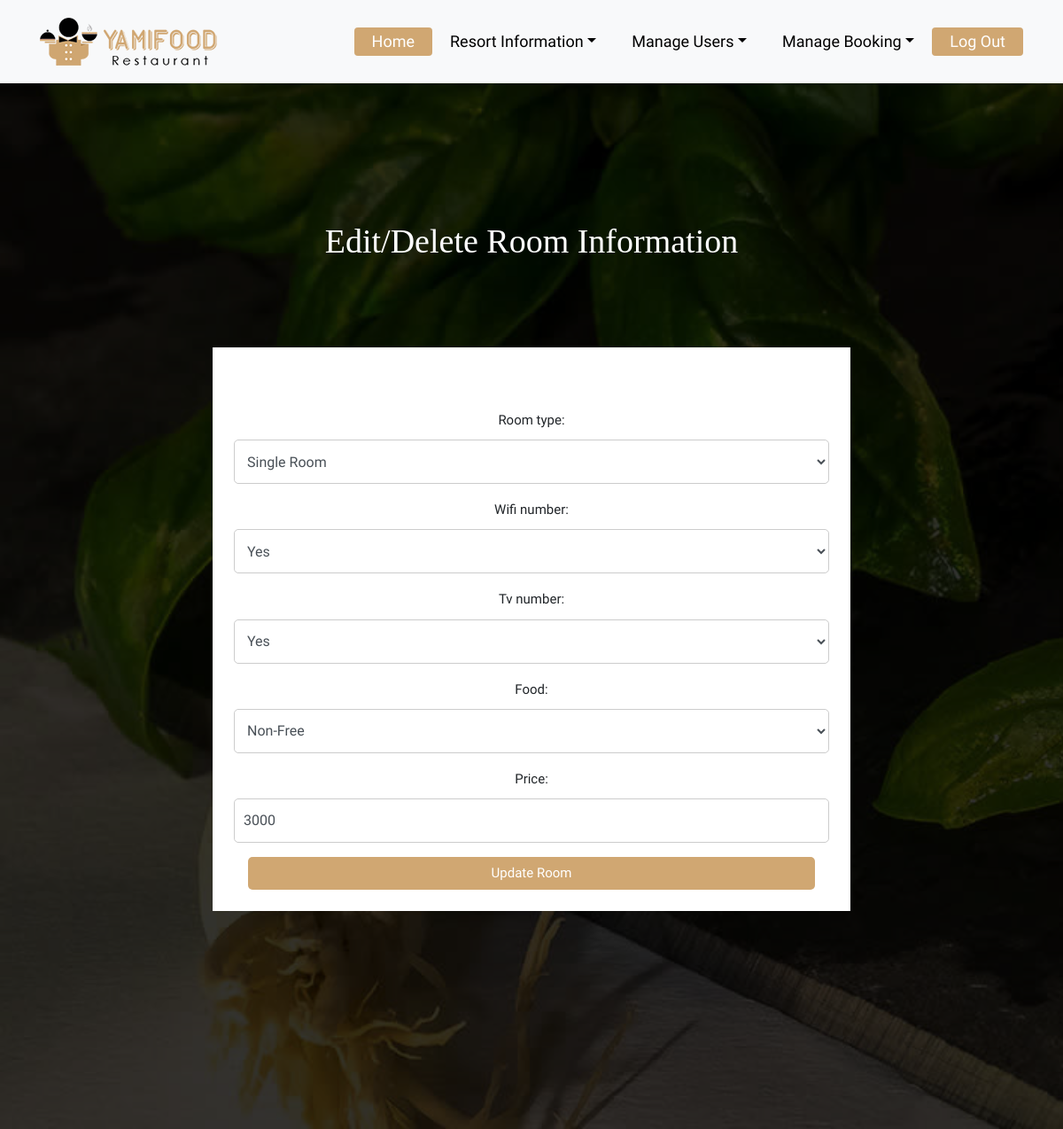
The page /room/edit/1/ on the database its author committed.
### home/models.py (models this page shows)
class room(models.Model):
    resort = models.ForeignKey(resort, related_name='rooms', on_delete=models.CASCADE)
    ROOM_CHOICES = [
        ('single room', 'Single Room'),
        ('double room', 'Double Room'),
        ('special room', 'Special Room'),
    ]
    room_type = models.CharField(max_length=100, choices=ROOM_CHOICES)
    WIFI_CHOICES = [
        ('YES', 'Yes'),
        ('NO', 'No'),
    ]
    wifi_number = models.CharField(max_length=100, choices=WIFI_CHOICES)
    TV_CHOICES = [
        ('YES', 'Yes'),
        ('NO', 'No'),
    ]
    tv_number = models.CharField(max_length=100, choices=TV_CHOICES)
    FOOD_CHOICES = [
        ('free', 'Free'),
        ('non-free', 'Non-Free'),
    ]
    food = models.CharField(max_length=100, choices=FOOD_CHOICES)
    price = models.IntegerField()

### home/views.py (the view)
# urls.py: path('room/edit/<int:room_id>/', views.room_update, name='edit_room'),
def room_update(request, room_id):
    room_instance = get_object_or_404(room, id=room_id)
    if request.method == 'POST':
        form = roomForm(request.POST, instance=room_instance)
        if form.is_valid():
            form.save()  # Save the updated room instance
            messages.success(request, 'Room updated successfully!')
            return redirect('room_list')  # Redirect to room list page
        else:
            print(form.errors)
    else:
        form = roomForm(instance=room_instance)
    return render(request, 'edit_room.html', {'form': form, 'room': room_instance})

### home/forms.py
class roomForm(forms.ModelForm):
    class Meta:
        model = room
        fields = ['room_type', 'wifi_number', 'tv_number', 'food', 'price']
        widgets = {
            'room_type': forms.Select(attrs={'class': 'form-control'}),
            'wifi_number': forms.Select(attrs={'class': 'form-control'}),
            'tv_number': forms.Select(attrs={'class': 'form-control'}),
            'food': forms.Select(attrs={'class': 'form-control'}),
            'price': forms.NumberInput(attrs={'class': 'form-control'}),
        }
        labels = {
            'resort_name': 'Name of Hotel',
        }

### templates/edit_room.html (shortened to what this page needs)
{% load static %}
<!DOCTYPE html>
<html lang="en">
<head>
    <link rel="stylesheet" href="{% static 'css/bootstrap.min.css' %}">
    <link rel="stylesheet" href="{% static 'css/style.css' %}">
    <link rel="stylesheet" href="{% static 'css/custom.css' %}">
</head>
<body>
    <header class="top-navbar">
        <nav class="navbar navbar-expand-lg navbar-light bg-light">
            <div class="container">
                <a class="navbar-brand" href="index.html">
                    <img src="{% static 'images/logo.png' %}" alt="" />
                </a>
                <div class="collapse navbar-collapse" id="navbars-rs-food">
                    <ul class="navbar-nav ml-auto">
                        <li class="nav-item active"><a class="nav-link" href="{% url 'resort_reg' %}">Home</a></li>
                        <li class="nav-item dropdown">
                            <a class="nav-link dropdown-toggle" href="#" id="dropdown-a" data-toggle="dropdown">Resort Information</a>
                        </li>
                        <li class="nav-item dropdown">
							<a class="nav-link dropdown-toggle" href="#" id="dropdown-a" data-toggle="dropdown">Manage Users</a>
						</li>
                        <li class="nav-item dropdown">
							<a class="nav-link dropdown-toggle" href="#" id="dropdown-a" data-toggle="dropdown">Manage Booking</a>
						</li>
                        <li class="nav-item active"><a class="nav-link" href="index.html">Log Out</a></li>
                    </ul>
                </div>
            </div>
        </nav>
    </header>
    <div class="all-page-title page-breadcrumb">
        <div class="container text-center">
            <div class="row">
                <div class="col-lg-12">
                    <h1>Edit/Delete Room Information</h1>
                </div>
            </div>
    <div class="container py-5">
        <div class="container py-5">
            <div class="row justify-content-center">
                <div class="col-lg-8 bg-white p-4">
                    <h1>Edit Room</h1>
<form method="POST">
    {{ form.as_p }}
    <button type="submit" class="btn-orange">Update Room</button>
</form>
                </div>
            </div>
        </div>
    </div>
    </div>
</body>
</html>

### static/css/style.css (style rules this page uses)
body { font-size: 15px; font-family: 'Athiti', sans-serif; line-height: 1.80857; }
a { color: #1f1f1f; text-decoration: none !important; outline: none !important; -webkit-transition: all .3s ease-in-out; -moz-transition: all .3s ease-in-out; -ms-transition: all .3s ease-in-out; -o-transition: all .3s ease-in-out; transition: all .3s ease-in-out; }
h1, h2, h3, h4, h5, h6 { letter-spacing: 0; font-weight: normal; position: relative; padding: 0 0 10px 0; font-weight: normal; line-height: 120% !important; color: #1f1f1f; margin: 0 }
h1 { font-size: 24px }
a { color: #1f1f1f; text-decoration: none; outline: none; }
a, .btn { text-decoration: none !important; outline: none !important; -webkit-transition: all .3s ease-in-out; -moz-transition: all .3s ease-in-out; -ms-transition: all .3s ease-in-out; -o-transition: all .3s ease-in-out; transition: all .3s ease-in-out; }
ul, li, ol { list-style: none; margin: 0px; padding: 0px; }
.top-navbar { position: relative; z-index: 10; }
.top-navbar .navbar { padding: 15px 0px; position: fixed; width: 100%; transition: height .3s ease-out, background .3s ease-out, box-shadow .3s ease-out; -webkit-transform: translate3d(0, 0, 0); transform: translate3d(0, 0, 0); z-index: 100; }
.top-navbar .navbar-light .navbar-nav .nav-link { color: #010101; font-size: 18px; padding: 0px 20px; border-radius: 4px; }
.top-navbar .navbar-light .navbar-nav .nav-item.active .nav-link { background: #d0a772; color: #ffffff; border-radius: 4px; }
.page-breadcrumb { padding: 250px 0 150px; background: url(../images/all-bg.jpg) no-repeat; background-attachment: fixed; background-size: cover; background-position: 0 0; position: relative; }
.all-page-title .container { position: relative; z-index: 2; }
.all-page-title::before { background: #010101; content: ""; height: 100%; left: 0; position: absolute; top: 0; width: 100%; z-index: 1; opacity: 0.8; }
.all-page-title h1 { font-size: 38px; color: #ffffff; font-family: 'Arbutus Slab', serif; padding: 0px; }
.form-control { border-radius: 0px; min-height: 50px; }

### templates/edit_room.html (style rules this page uses)
.form-control { border: 1px solid #ccc; border-radius: 5px; padding: 10px; font-size: 16px; }
button { background-color: #d0a772; width:40rem; border: none; color: white; padding: 5px 10px; border-radius: 5px; cursor: pointer; }

### rows shown on the page
room: room_type "Single Room", wifi_number "Yes", tv_number "Yes", food "Non-Free", price "3000"
